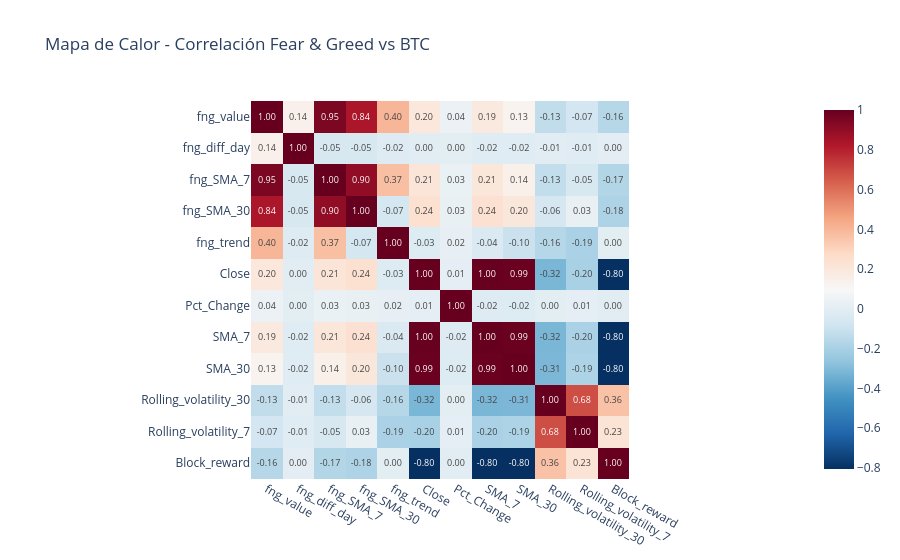

The code cell stored with this chart in its notebook:
### Code cell
# Seleciono las columnas del indice F&G para hacer el mapa de calor (correlacion)
fng_cols = ['fng_value', 'fng_diff_day', 'fng_SMA_7', 'fng_SMA_30', 'fng_trend']

# Columnas de precio BTC relevantes
btc_cols = ['Close', 'Pct_Change', 'SMA_7', 'SMA_30', 'Rolling_volatility_30','Rolling_volatility_7', 'Block_reward',]

# Selecciono solo las columnas de interés
corr_data = full_data[fng_cols + btc_cols].dropna()

# Calculo la correlación
corr_matrix = corr_data.corr()

# Heatmap interactivo con plotly
sns.heatmap(corr_matrix,annot=True,cmap='coolwarm',fmt=".2f")
fig = px.imshow(
    corr_matrix,
    text_auto='.2f',
    color_continuous_scale='RdBu_r',
    title='Mapa de Calor - Correlación Fear & Greed vs BTC'
)
fig.show()

### Figure 1 — Plotly figure (JSON) as saved in the notebook; plotly's stock layout.template omitted (floating-point values rounded to 4 significant figures; data arrays with more than 128 entries replaced by an {"elided": "..."} marker saying what was removed)
{"data": [{"coloraxis": "coloraxis", "hovertemplate": "x: %{x}<br>y: %{y}<br>color: %{z}<extra></extra>", "name": "0", "texttemplate": "%{z:.2f}", "type": "heatmap", "x": ["fng_value", "fng_diff_day", "fng_SMA_7", "fng_SMA_30", "fng_trend", "Close", "Pct_Change", "SMA_7", "SMA_30", "Rolling_volatility_30", "Rolling_volatility_7", "Block_reward"], "xaxis": "x", "y": ["fng_value", "fng_diff_day", "fng_SMA_7", "fng_SMA_30", "fng_trend", "Close", "Pct_Change", "SMA_7", "SMA_30", "Rolling_volatility_30", "Rolling_volatility_7", "Block_reward"], "yaxis": "y", "z": {"elided": "12x12 float values"}}], "layout": {"coloraxis": {"autocolorscale": false, "colorscale": [[0, "rgb(5,48,97)"], [0.1, "rgb(33,102,172)"], [0.2, "rgb(67,147,195)"], [0.3, "rgb(146,197,222)"], [0.4, "rgb(209,229,240)"], [0.5, "rgb(247,247,247)"], [0.6, "rgb(253,219,199)"], [0.7, "rgb(244,165,130)"], [0.8, "rgb(214,96,77)"], [0.9, "rgb(178,24,43)"], [1, "rgb(103,0,31)"]]}, "title": {"text": "Mapa de Calor - Correlación Fear & Greed vs BTC"}, "xaxis": {"anchor": "y", "constrain": "domain", "domain": [0, 1], "scaleanchor": "y"}, "yaxis": {"anchor": "x", "autorange": "reversed", "constrain": "domain", "domain": [0, 1]}}}
